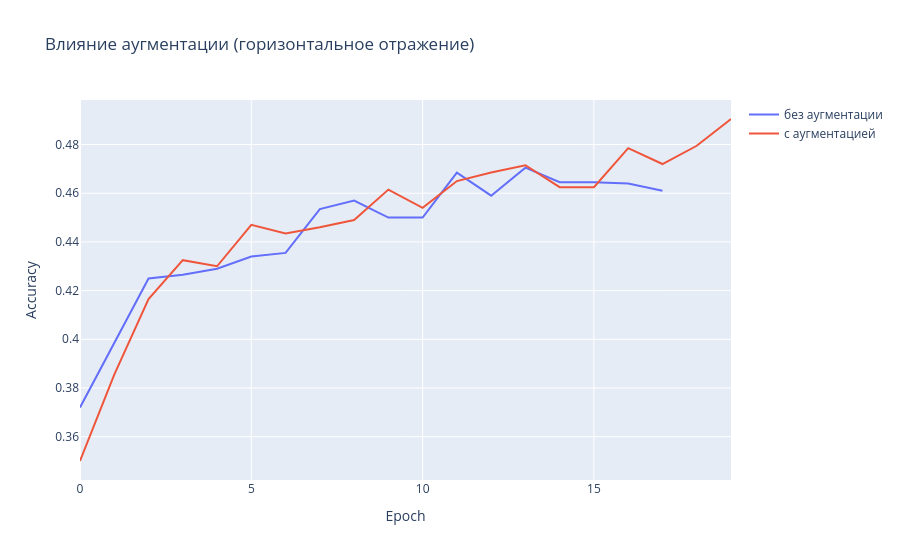

Here is the notebook cell this chart was saved with:
### Code cell
# Определим трансформацию с аугментацией
transform_train = transforms.Compose([
    #transforms.RandomCrop(32, padding=4),
    transforms.RandomHorizontalFlip(),  # случайное отражение
    transforms.RandomVerticalFlip(p=0.2),
    transforms.ToTensor(),
    transforms.Normalize((0.4914, 0.4822, 0.4465), (0.247, 0.243, 0.261))
])

transform_val = transforms.Compose([
    transforms.ToTensor(),
    transforms.Normalize((0.4914, 0.4822, 0.4465), (0.247, 0.243, 0.261))
])

# Создадим датасеты с новой трансформацией
train_aug = datasets.CIFAR10('./data', train=True, download=True, transform=transform_train)
val_aug = datasets.CIFAR10('./data', train=True, download=True, transform=transform_val)

# Используем те же индексы подвыборки
train_aug_sub = Subset(train_aug, train_indices)
val_aug_sub = Subset(val_aug, val_indices)

train_loader_aug = DataLoader(train_aug_sub, batch_size=64, shuffle=True)
val_loader_aug = DataLoader(val_aug_sub, batch_size=64, shuffle=False)

# Обучим модель с аугментацией
model_aug = MLP(use_bn=True, dropout_rate=0.3, init_type='he').to(device)
model_aug, history_aug, _ = train_model(model_aug, train_loader_aug, val_loader_aug, epochs=20, patience=5, verbose=False)
print(f'Best val acc with augmentation: {max(history_aug["val_acc"]):.4f}')

# Для сравнения возьмём историю без аугментации (из предыдущего эксперимента с bs=64, dropout=0.3)
history_no_aug = histories_drop[0.3]  # но там bs=64, BN=True? Да, в histories_drop для p=0.3 мы использовали BN и batch 64.

fig = go.Figure()
fig.add_trace(go.Scatter(y=history_no_aug['val_acc'], mode='lines', name='без аугментации'))
fig.add_trace(go.Scatter(y=history_aug['val_acc'], mode='lines', name='с аугментацией'))
fig.update_layout(title='Влияние аугментации (горизонтальное отражение)', xaxis_title='Epoch', yaxis_title='Accuracy')
fig.show()

### Figure 1 — Plotly figure (JSON) as saved in the notebook; plotly's stock layout.template omitted (floating-point values rounded to 4 significant figures)
{"data": [{"mode": "lines", "name": "без аугментации", "type": "scatter", "y": [0.372, 0.3985, 0.425, 0.4265, 0.429, 0.434, 0.4355, 0.4535, 0.457, 0.45, 0.45, 0.4685, 0.459, 0.4705, 0.4645, 0.4645, 0.464, 0.461]}, {"mode": "lines", "name": "с аугментацией", "type": "scatter", "y": [0.35, 0.3855, 0.4165, 0.4325, 0.43, 0.447, 0.4435, 0.446, 0.449, 0.4615, 0.454, 0.465, 0.4685, 0.4715, 0.4625, 0.4625, 0.4785, 0.472, 0.4795, 0.4905]}], "layout": {"title": {"text": "Влияние аугментации (горизонтальное отражение)"}, "xaxis": {"title": {"text": "Epoch"}}, "yaxis": {"title": {"text": "Accuracy"}}}}
